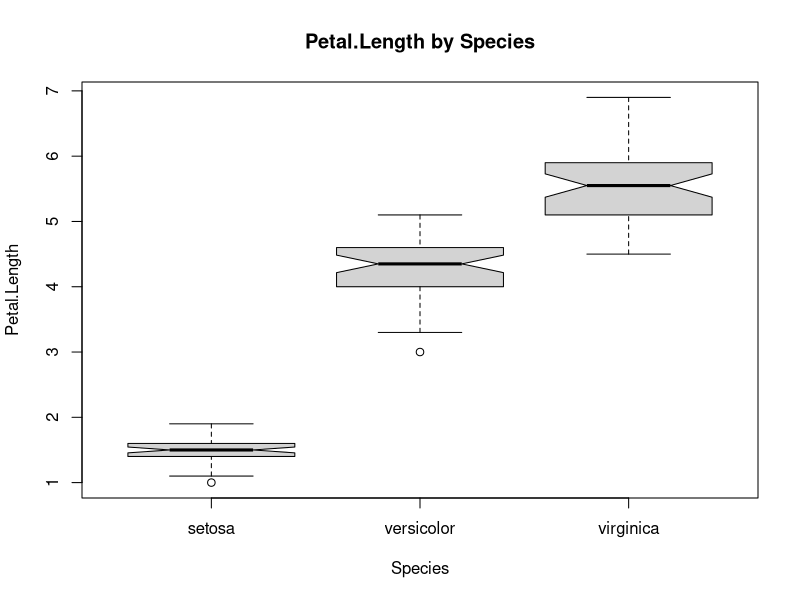

This figure's R source: (Note: this script raises an error after producing the figure.)
library(ggplot2)

boxplot(Petal.Length ~ Species, data = iris,
        ylab = "Petal.Length", main = "Petal.Length by Species",
        notch = TRUE)

# add jittered points for detail
set.seed(42)
points(jitter(as.numeric(iris$Species), amount = 0.15),
       iris$Petal.Length,
       pch = 21, bg = cols[iris$Species], cex = 0.9)
